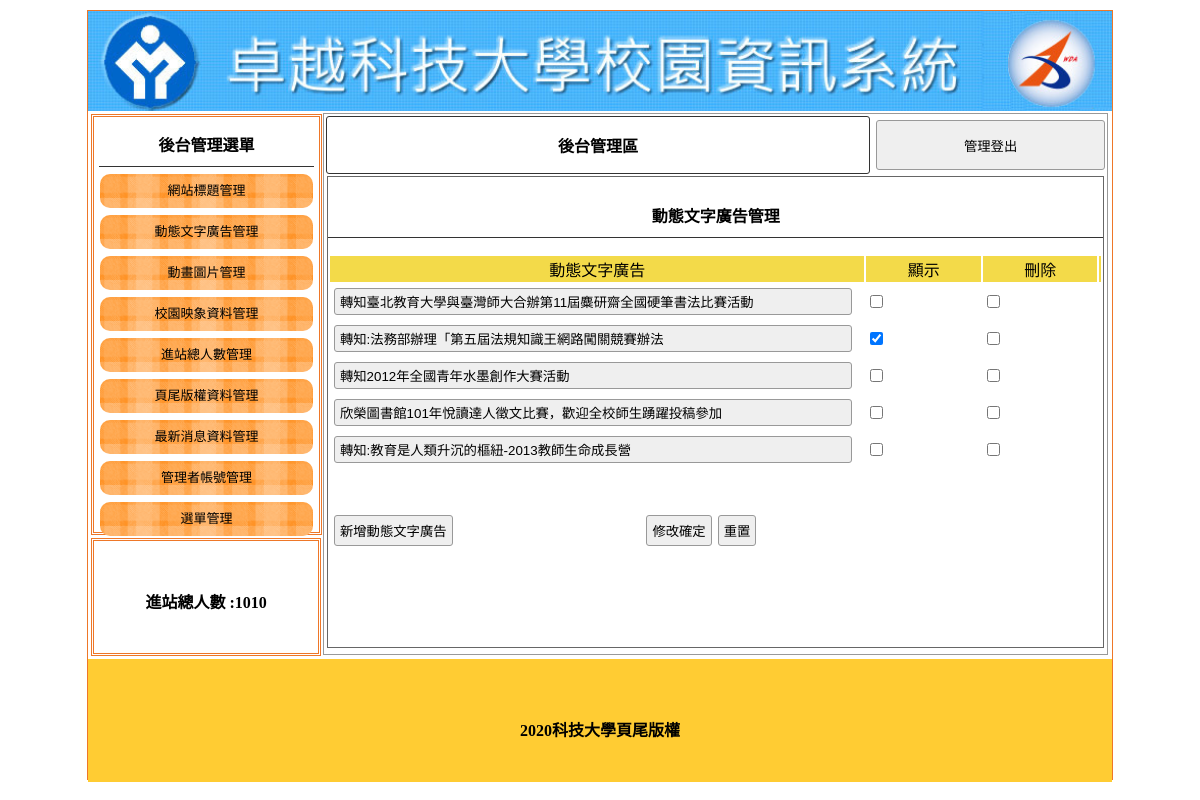
Screenshot of /backend.php?do=ad (signed in) with the database file from the repository.
### tables this page shows
CREATE TABLE `title` (
  `id` int(11) UNSIGNED NOT NULL,
  `text` text DEFAULT NULL,
  `img` text DEFAULT NULL,
  `sh` int(1) NOT NULL
);

CREATE TABLE `total` (
  `id` int(11) UNSIGNED NOT NULL,
  `total` int(11) UNSIGNED NOT NULL
);

CREATE TABLE `ad` (
  `id` int(11) UNSIGNED NOT NULL,
  `text` text DEFAULT NULL,
  `img` text DEFAULT NULL,
  `sh` int(1) NOT NULL
);

CREATE TABLE `bottom` (
  `id` int(11) UNSIGNED NOT NULL,
  `bottom` text NOT NULL
);

### base.php (called while the page is built, shortened)
<?php
$tstr=[
    'title'=>"網站標題管理",
    'ad'=>"動態文字廣告管理",
    'mvim'=>"動畫圖片管理",
    'image'=>"校園映像圖片管理",
    'total'=>"進站人數管理",
    'bottom'=>"頁尾版權文字管理",
    'news'=>"最新管理",
    'admin'=>"管理者管理",
    'menu'=>"選單管理",
];
$addstr=[
    'title'=>"新增網站標題",
    'ad'=>"新增動態文字廣告",
    'mvim'=>"新增動畫圖片",
    'image'=>"新增校園映像圖片",
    'total'=>"新增進站人數",
    'bottom'=>"新增頁尾版權文字",
    'news'=>"新增最新消息",
    'admin'=>"新增管理者",
    'menu'=>"新增主選單",
];
class DB{
    protected $table;
    protected $dsn="mysql:host=localhost;dbname=dbname1;charset=utf8";
    protected $pdo;
    function __construct($table){
        $this->table=$table;
        $this->pdo=new PDO($this->dsn,'root','');
    }
    function all(...$arg){
        $sql="select * from $this->table ";
        return $this->pdo->query($sql)->fetchAll();
    }
    function find($id){
        $sql="select * from $this->table ";
        if(is_array($id)){
            foreach($id as $key => $value){
                $tmp[]=sprintf("`%s`='%s'",$key,$value);
            }
            $sql .= " where ".implode(" && ",$tmp);
        }else{
            $sql .= " where `id`='$id'";
        }
        return $this->pdo->query($sql)->fetch(PDO::FETCH_ASSOC);
    }
}
$Title=new DB("title");
$Ad=new DB("ad");
$Total=new DB("total");
$Bottom=new DB("bottom");
?>

### backend/ad.php (the view, shortened to what this page needs)
<div style="width:99%; height:87%; margin:auto; overflow:auto; border:#666 1px solid;">
    <p class="t cent botli"><?=$tstr[$do];?></p>
    <form method="post" action="./api/edit.php">
        <table width="100%">
            <tbody>
                <tr class="yel">
                    <td width="70%">動態文字廣告</td>
                    <td width="15%">顯示</td>
                    <td width="15%">刪除</td>
                    <td></td>
                </tr>
                <?php
                $rows=$Ad->all();
                foreach($rows as $row){
                ?>
                <tr>
                    <td width="70%"><input type="text" name="text[]" value="<?=$row['text'];?>" style="width:95%"></td>
                    <td width="15%"><input type="checkbox" name="sh[]" value="<?=$row['id'];?>" <?=($row['sh']==1)?'checked':'';?>></td>
                    <td width="15%"><input type="checkbox" name="del[]" value="<?=$row['id'];?>"></td>
                </tr>
                <?php
                    }
                ?>
            </tbody>
        </table>
        <table style="margin-top:40px; width:70%;">
            <tbody>
                <tr>
                    <td width="200px"><input type="button"
                            onclick="op('#cover','#cvr','./modal/<?=$do;?>.php?table=<?=$do;?>')"
                            value="<?=$addstr[$do];?>"></td>
                    <td class="cent"><input type="submit" value="修改確定"><input type="reset" value="重置">
                    </td>
                </tr>
            </tbody>
        </table>
    </form>
</div>

### backend.php (shortened to what this page needs)
<?php include_once "base.php";
?>
<!DOCTYPE html
    PUBLIC "-//W3C//DTD XHTML 1.0 Transitional//EN" "http://www.w3.org/TR/xhtml1/DTD/xhtml1-transitional.dtd">
<html xmlns="http://www.w3.org/1999/xhtml">
<head>
    <link href="./css/css.css" rel="stylesheet" type="text/css">
</head>
<body>
    <div id="main">
        <a title="<?=$Title->find(['sh'=>1])['text'];?>" href="index.php">
            <div class="ti" style="background:url('img/<?=$Title->find(['sh'=>1])['img'];?>'); background-size:cover;"></div>
        </a>
        <div id="ms">
            <div id="lf" style="float:left;">
                <div id="menuput" class="dbor">
                    <span class="t botli">後台管理選單</span>
                    <a style="color:#000; font-size:13px;text-align:center; text-decoration:none;"
                        href="?do=title">
                        <div class="mainmu">
                            網站標題管理 </div>
                    </a>
                    <a style="color:#000; font-size:13px;text-align:center; text-decoration:none;" href="?do=ad">
                        <div class="mainmu">
                            動態文字廣告管理 </div>
                    </a>
                    <a style="color:#000; font-size:13px;text-align:center; text-decoration:none;" href="?do=mvim">
                        <div class="mainmu">
                            動畫圖片管理 </div>
                    </a>
                    <a style="color:#000; font-size:13px;text-align:center; text-decoration:none;" href="?do=image">
                        <div class="mainmu">
                            校園映象資料管理 </div>
                    </a>
                    <a style="color:#000; font-size:13px;text-align:center; text-decoration:none;" href="?do=total">
                        <div class="mainmu">
                            進站總人數管理 </div>
                    </a>
                    <a style="color:#000; font-size:13px;text-align:center; text-decoration:none;" href="?do=bottom">
                        <div class="mainmu">
                            頁尾版權資料管理 </div>
                    </a>
                    <a style="color:#000; font-size:13px;text-align:center; text-decoration:none;" href="?do=news">
                        <div class="mainmu">
                            最新消息資料管理 </div>
                    </a>
                    <a style="color:#000; font-size:13px;text-align:center; text-decoration:none;" href="?do=admin">
                        <div class="mainmu">
                            管理者帳號管理 </div>
                    </a>
                    <a style="color:#000; font-size:13px;text-align:center; text-decoration:none;" href="?do=menu">
                        <div class="mainmu">
                            選單管理 </div>
                    </a>
                </div>
                <div class="dbor" style="margin:3px; width:95%; height:20%; line-height:100px;">
                    <span class="t">進站總人數 :<?=$Total->find(1)['total'];?> </span>
                </div>
            </div>
            <div class="di"
                style="height:540px; border:#999 1px solid; width:76.5%; margin:2px 0px 0px 0px; float:left; position:relative; left:20px;">
                <table width="100%">
                    <tbody>
                        <tr>
                            <td style="width:70%;font-weight:800; border:#333 1px solid; border-radius:3px;"
                                class="cent"><a href="?do=admin" style="color:#000; text-decoration:none;">後台管理區</a>
                            </td>
                            <td><button onclick="lo('api/logout.php')"
                                    style="width:99%; margin-right:2px; height:50px;">管理登出</button></td>
                        </tr>
                    </tbody>
                </table>
                <?php
                $do=(isset($_GET['do']))?$_GET['do']:'title';
                $file="./backend/".$do.".php";
                if(file_exists($file)){
                    include $file;
                }else{
                    include "./backend/title.php";
                }
                ?>
            </div>
        </div>
        <div
            style="width:1024px; left:0px; position:relative; background:#FC3; margin-top:4px; height:123px; display:block;">
            <span class="t" style="line-height:123px;"><?=$Bottom->find(1)['bottom'];?></span>
        </div>
    </div>
</body>
</html>

### css/css.css (style rules this page uses)
body { padding:0px; margin:0px; }
#main { width:1024px; height:768px; margin:10px auto 10px auto; border:#EE7728 1px solid; position:relative; }
.ti { width:100%; height:100px; position:relative; background-size:cover; background-repeat:no-repeat; }
.dbor { border:#EE7728 double 3px; margin:1px; padding:2px 10px 2px 10px; }
.t { font-weight:800; display:block; text-align:center; padding:10px 1px 10px 1px; }
.botli { border-bottom:#333 1px solid; }
.mainmu { position:relative; border-radius:10px; background:url(../icon/menu.fw.png) center no-repeat; background-size:cover; line-height:30px; padding:2px 10px 2px 10px; margin:7px 1px 7px 1px; height: 30px; }
#lf { height:540px; width:21%; display:inline-block; }
#menuput { width:100%; height:75%; position:relative; padding:5px; display:block; margin: 3px; }
.di { display:inline-block; }
.cent { text-align:center; }
input,button { border:#999 1px solid; border-radius:3px; background:#EFEFEF; padding:5px; margin:3px; }
input[type=text],input[type=password] { width:150px; }
.yel td { background:#F3DA49; text-align:center; }

### rows the page displays
title: img (picture)
total: total "1010"
ad: text "轉知臺北教育大學與臺灣師大合辦第11屆麋研齋全國硬筆書法比賽活動"
ad: text "轉知:法務部辦理「第五屆法規知識王網路闖關競賽辦法", sh "☑"
ad: text "轉知2012年全國青年水墨創作大賽活動"
ad: text "欣榮圖書館101年悅讀達人徵文比賽，歡迎全校師生踴躍投稿參加"
ad: text "轉知:教育是人類升沉的樞紐-2013教師生命成長營"
bottom: bottom "2020科技大學頁尾版權"

### other values shown
$tstr[$do] "動態文字廣告管理"
